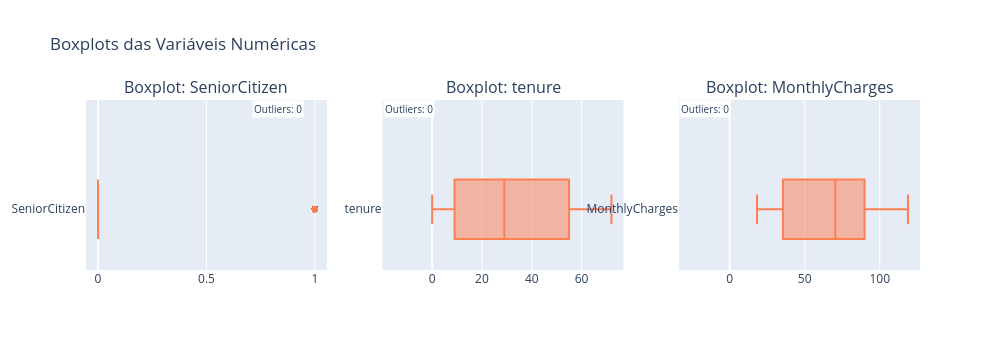

Notebook code for this chart:
### Code cell
import numpy as np
from scipy import stats
import plotly.graph_objects as go
from plotly.subplots import make_subplots

# Colunas numéricas (excluindo id e target)
numeric_cols = df.select_dtypes(include=[np.number]).columns

n = len(numeric_cols)
ncols = 3
nrows = int(np.ceil(n / ncols))

fig = make_subplots(
    rows=nrows,
    cols=ncols,
    subplot_titles=[f'Boxplot: {col}' for col in numeric_cols]
)

for idx, col in enumerate(numeric_cols):

    row = idx // ncols + 1
    col_pos = idx % ncols + 1

    # boxplot
    fig.add_trace(
        go.Box(
            x=df[col],
            name=col,
            marker_color='coral',
            boxpoints='outliers',
            orientation='h'
        ),
        row=row,
        col=col_pos
    )

    # cálculo de outliers via zscore
    col_zscore = np.abs(stats.zscore(df[col].dropna()))
    outlier_count = (col_zscore > 3).sum()

    # anotação
    fig.add_annotation(
        text=f'Outliers: {outlier_count}',
        xref=f'x{idx+1}' if idx > 0 else 'x',
        yref=f'y{idx+1}' if idx > 0 else 'y',
        x=0.95,
        y=0.9,
        xanchor='right',
        yanchor='top',
        showarrow=False,
        font=dict(size=10),
        bgcolor='white'
    )

fig.update_layout(
    height=350 * nrows,
    width=1000,
    showlegend=False,
    title="Boxplots das Variáveis Numéricas"
)

fig.show()

### Figure 1 — Plotly figure (JSON) as saved in the notebook; plotly's stock layout.template omitted (floating-point values rounded to 4 significant figures; data arrays with more than 128 entries replaced by an {"elided": "..."} marker saying what was removed)
{"data": [{"boxpoints": "outliers", "marker": {"color": "coral"}, "name": "SeniorCitizen", "orientation": "h", "type": "box", "x": {"elided": "7043 int values"}, "xaxis": "x", "yaxis": "y"}, {"boxpoints": "outliers", "marker": {"color": "coral"}, "name": "tenure", "orientation": "h", "type": "box", "x": {"elided": "7043 int values"}, "xaxis": "x2", "yaxis": "y2"}, {"boxpoints": "outliers", "marker": {"color": "coral"}, "name": "MonthlyCharges", "orientation": "h", "type": "box", "x": {"elided": "7043 float values"}, "xaxis": "x3", "yaxis": "y3"}], "layout": {"annotations": [{"font": {"size": 16}, "showarrow": false, "text": "Boxplot: SeniorCitizen", "x": 0.1444, "xanchor": "center", "xref": "paper", "y": 1, "yanchor": "bottom", "yref": "paper"}, {"font": {"size": 16}, "showarrow": false, "text": "Boxplot: tenure", "x": 0.5, "xanchor": "center", "xref": "paper", "y": 1, "yanchor": "bottom", "yref": "paper"}, {"font": {"size": 16}, "showarrow": false, "text": "Boxplot: MonthlyCharges", "x": 0.8556, "xanchor": "center", "xref": "paper", "y": 1, "yanchor": "bottom", "yref": "paper"}, {"bgcolor": "white", "font": {"size": 10}, "showarrow": false, "text": "Outliers: 0", "x": 0.95, "xanchor": "right", "xref": "x", "y": 0.9, "yanchor": "top", "yref": "y"}, {"bgcolor": "white", "font": {"size": 10}, "showarrow": false, "text": "Outliers: 0", "x": 0.95, "xanchor": "right", "xref": "x2", "y": 0.9, "yanchor": "top", "yref": "y2"}, {"bgcolor": "white", "font": {"size": 10}, "showarrow": false, "text": "Outliers: 0", "x": 0.95, "xanchor": "right", "xref": "x3", "y": 0.9, "yanchor": "top", "yref": "y3"}], "height": 350, "showlegend": false, "title": {"text": "Boxplots das Variáveis Numéricas"}, "width": 1000, "xaxis": {"anchor": "y", "domain": [0, 0.2889]}, "xaxis2": {"anchor": "y2", "domain": [0.3556, 0.6444]}, "xaxis3": {"anchor": "y3", "domain": [0.7111, 1]}, "yaxis": {"anchor": "x", "domain": [0, 1]}, "yaxis2": {"anchor": "x2", "domain": [0, 1]}, "yaxis3": {"anchor": "x3", "domain": [0, 1]}}}
